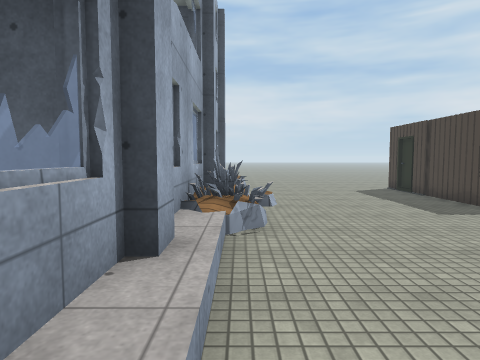
View 1 (above)

24 first-person views from a walk through a Unity game level. The camera is 1.5 m above the floor, tilts 4° down and sees 75° across. The floor is counted in squares, 1 m on a side. Each view is taken from the middle of a square. On the plan, view 1 faces up. The plan holds only what a view shows up to about 15 squares ahead; the rest is blank. The place goes on beyond the plan. The player is left out. Some surface patterns are stand-ins.

View 2
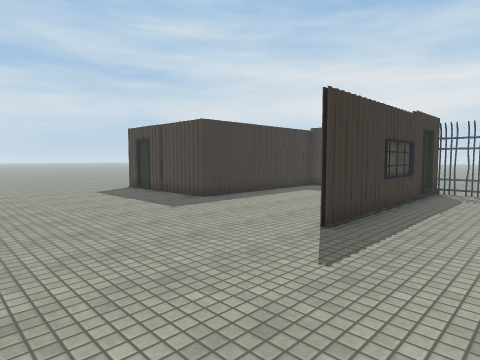

View 3
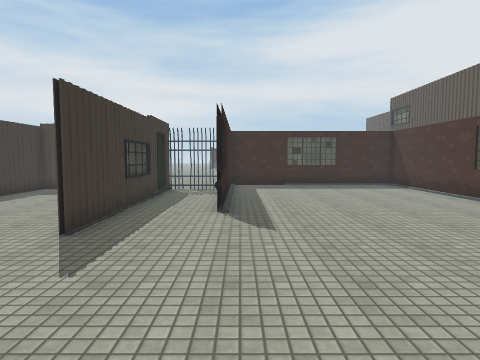

View 4
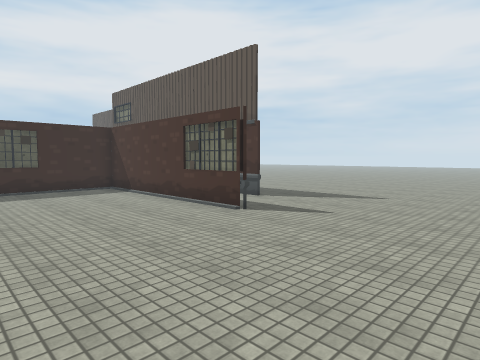

View 5
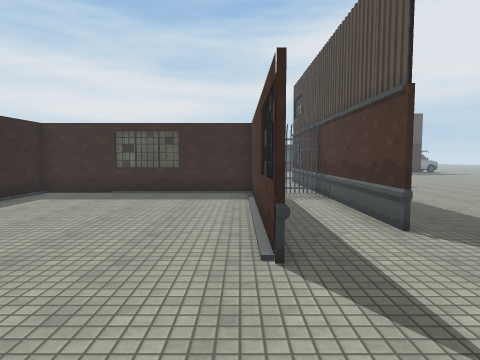

View 6
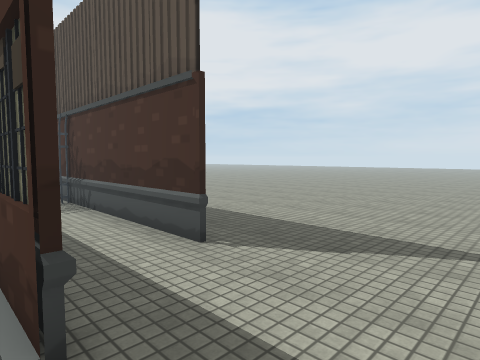

View 7
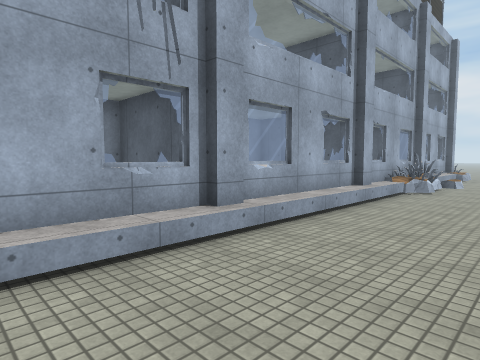

View 8
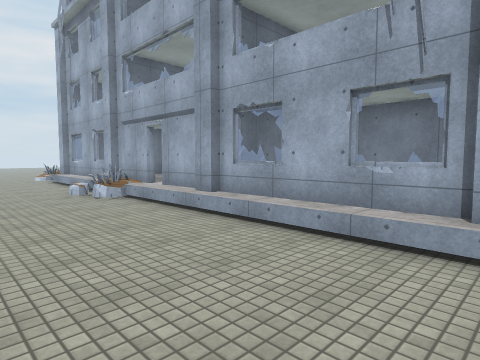

View 9
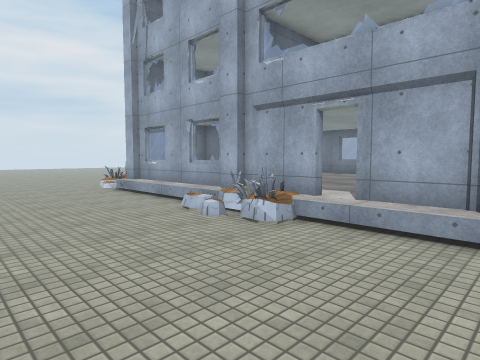

View 10
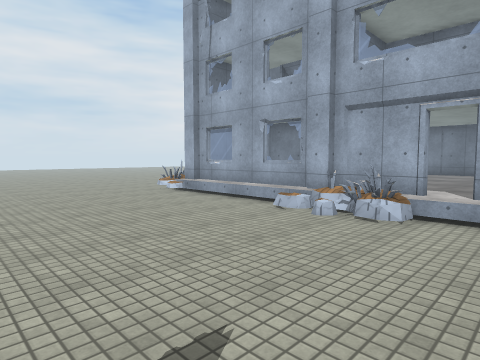

View 11
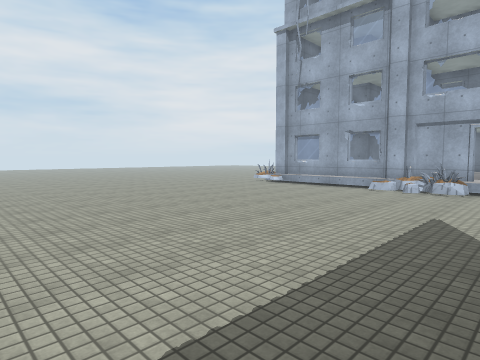

View 12
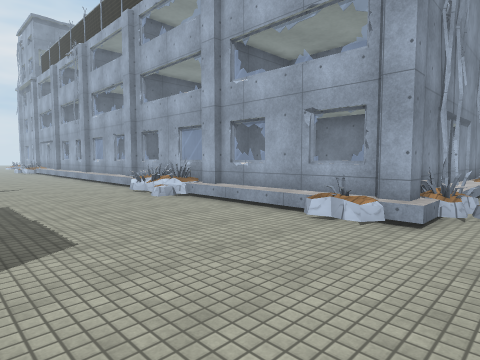

View 13
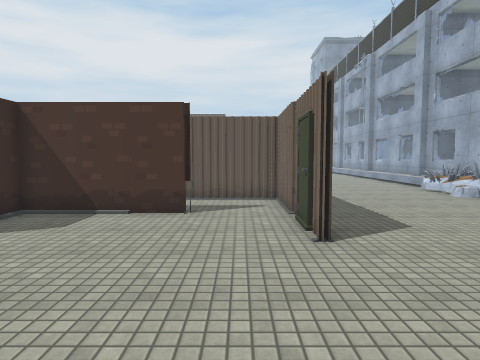

View 14
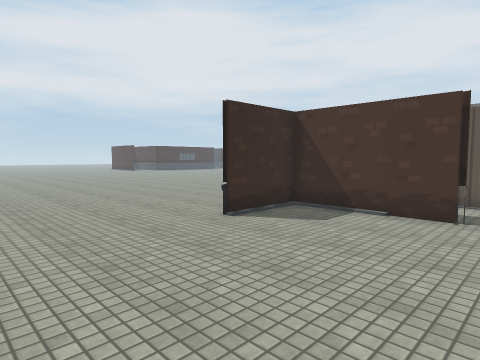

View 15
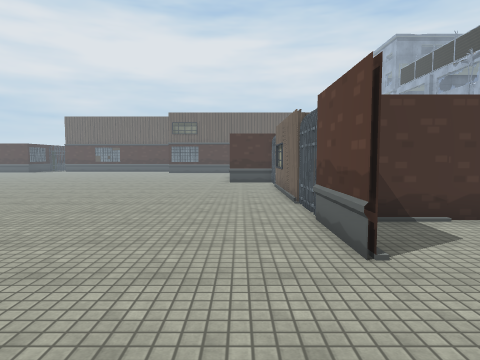

View 16
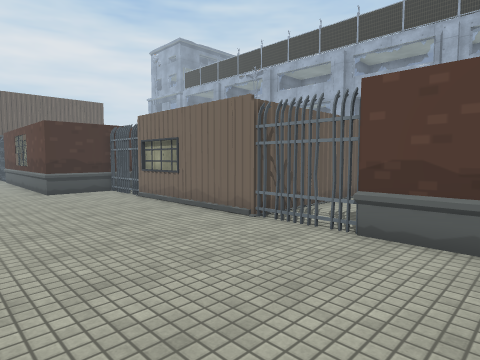

View 17
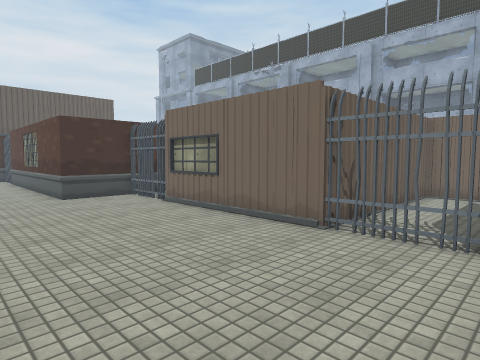

View 18
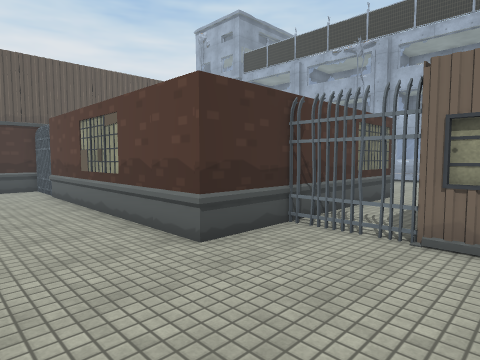

View 19
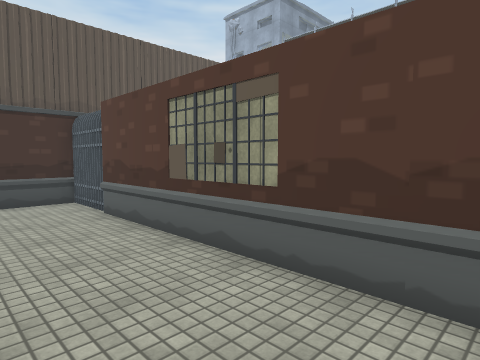

View 20
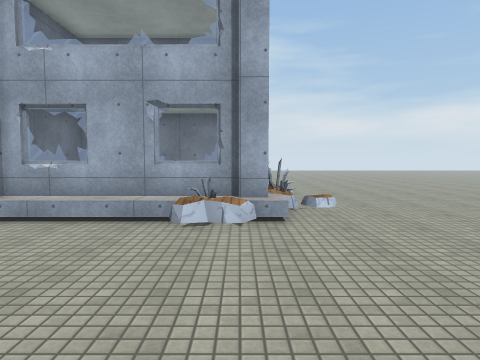

View 21
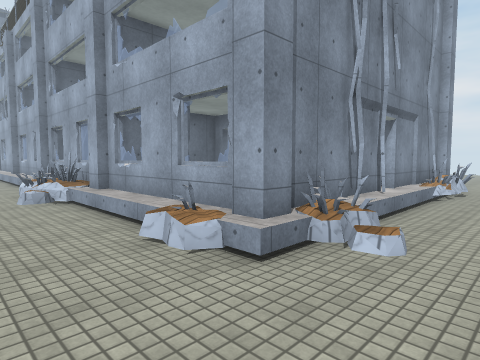

View 22
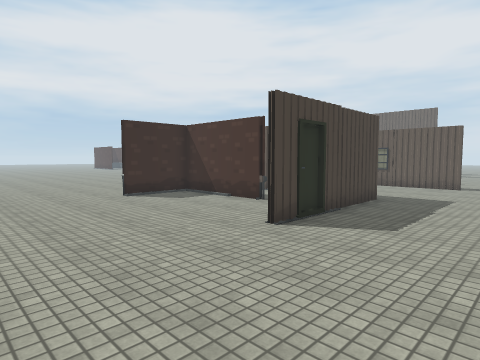

View 23
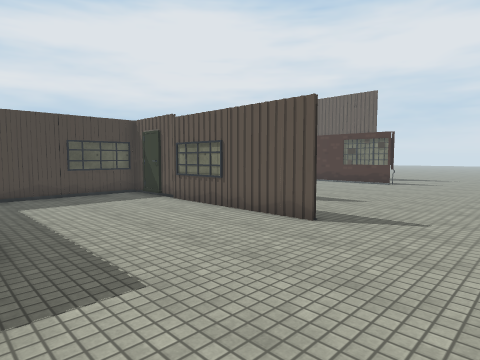

View 24
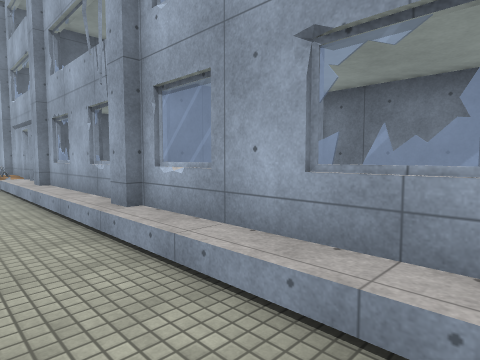

### Floor plan
Key: @ floor where view 1 was taken; # wall or solid block; x gap in a wall; . main floor; : floor 0.5 m higher than the main floor; / step, stairs or slope; = window, fence, low wall or low ledge; F fence; O other object.
Columns run from 6 left of view 1 to 21 right of it. Each row starts with its distance up from view 1.
 21 ..........  .. .  ..
 20 ...........................
 19 ...=O.......................
 18 ###/##......................
 17 #######.....................
 16 #    #=.....................
 15 #   ##........#......#......
 14 #    #........#......#......
 13 #    #.......##......#......
 12 #    =.......##..####F......
 11 #   ##........#......F......
 10 ######........#######F......
  9      #x..............#......
  8     ##=..............#......
  7     ##==.............#......
  6     ##=..............#......
  5      =...............#......
  4     ##...............#.....
  3 ######.......########F.....
  2 #    =...............F......
  1 #    #.........######F##....
  0 #   ##@................##...
 -1 #   #=..................#..
 -2 #    =..................#..
 -3 ######..................#...
 -4 #    #..................#...
 -5 #    =..................#..
 -6 #   ##..................#..
 -7 #    #..................#..
 -8 #    =..................#..
 -9      =.........#########F..
-10  #####.................F...
-11      #...........##########
-12      #.............  .
-13      #..............
-14  :::##=...............
-15  ::: #==................
-16  ::  #=O.................
-17      ##...................
-18      ##...................
-19      =.................
-20     ##................
-21      #...............
-22      =...............
-23     ##...............
-24      #=.............

Where each view was taken, in squares from view 1:
view 1: 0 up, 0 right, facing up
view 2: 0 up, 0 right, facing up-right
view 3: 0 up, 0 right, facing right
view 4: 2 down, 2 right, facing down-right
view 5: 8 down, 4 right, facing right
view 6: 8 down, 6 right, facing down-right
view 7: 8 down, 4 right, facing up-left
view 8: 3 down, 5 right, facing down-left
view 9: 10 down, 6 right, facing down-left
view 10: 12 down, 8 right, facing down-left
view 11: 12 down, 15 right, facing down-left
view 12: 20 up, 7 right, facing down-left
view 13: 21 up, 9 right, facing down
view 14: 21 up, 9 right, facing down-right
view 15: 20 up, 17 right, facing down
view 16: 15 up, 21 right, facing down-left
view 17: 13 up, 21 right, facing down-left
view 18: 5 up, 21 right, facing down-left
view 19: 0 up, 21 right, facing down-left
view 20: 17 up, 7 right, facing left
view 21: 21 up, 3 right, facing down-left
view 22: 21 up, 3 right, facing down-right
view 23: 10 up, 2 right, facing down-right
view 24: 3 up, 2 right, facing down-left
